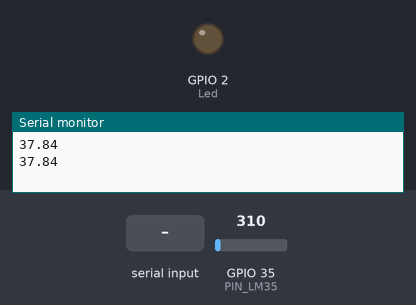
This sketch was run on a simulated ESP32. Shown: output pins drawn as LEDs (lit = HIGH), the last lines printed to the serial monitor. Inputs (shaded band) come from the test bench; at power-on: GPIO 35 (PIN_LM35) = 310. Nothing arrives over Bluetooth unless stated.

Above: at 1.8 s.
1.9 s: "A" received over the second serial link
At 2.9 s:
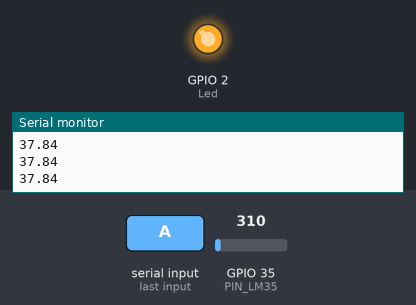
3.5 s: "B" received over the second serial link
At 4.4 s:
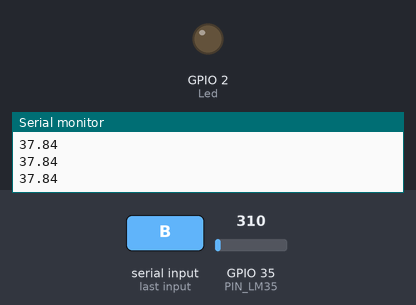
Timing chart, 0 to 6.5 s (numbered marks = the images above; inputs shaded):
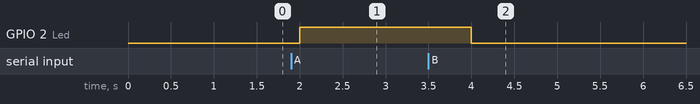

The sketch:

Bluetooth_ESP32.ino
```cpp
//https://dl.espressif.com/dl/package_esp32_index.json

#include "BluetoothSerial.h"
#include "esp_adc_cal.h"
#define ADC_VREF_mV    5000.0 // in millivolt
#define ADC_RESOLUTION 4096.0
#define PIN_LM35       35

#if !defined(CONFIG_BT_ENABLED) || !defined(CONFIG_BLUEDROID_ENABLED)
#error Bluetooth is not enabled! Please run `make menuconfig` to and enable it
#endif

BluetoothSerial SerialBT;

int Led = 2;

void setup() {
  Serial.begin(9600);
  SerialBT.begin("ESP32_LABVIEW");
  pinMode(Led, OUTPUT);
}
void loop() {

// get the ADC value from the temperature sensor
  int adcVal = analogRead(PIN_LM35);
  // convert the ADC value to voltage in millivolt
  float milliVolt = adcVal * (ADC_VREF_mV / ADC_RESOLUTION);
  // convert the voltage to the temperature in Celsius
  float tempC = milliVolt / 10;

// print the temperature in the Serial Monitor:
  Serial.println(tempC);   // print the temperature in Celsius
  SerialBT.println (tempC);
  delay(1000);
  if (SerialBT.available()) {
    char Mensaje = SerialBT.read();
    if (Mensaje == 'A') {
      digitalWrite(Led, HIGH);
    }
    else if (Mensaje == 'B') {
      digitalWrite(Led, LOW);
    }
  }

}
```

Measured:
- after the input at 1.9 s, GPIO 2 (Led): LOW → HIGH after 0.10 s
- after the input at 3.5 s, GPIO 2 (Led): HIGH → LOW after 0.50 s
